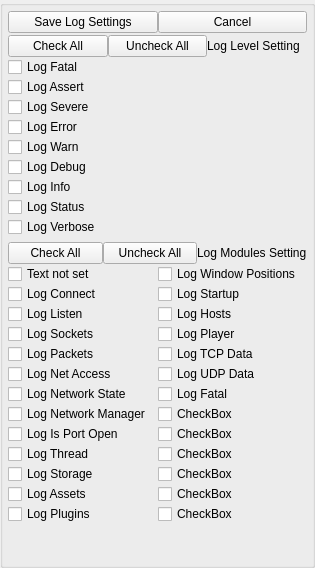
<?xml version="1.0" encoding="UTF-8"?>
<ui version="4.0">
 <class>AppletLogSettingsWidget</class>
 <widget class="QWidget" name="AppletLogSettingsWidget">
  <property name="geometry">
   <rect>
    <x>0</x>
    <y>0</y>
    <width>315</width>
    <height>568</height>
   </rect>
  </property>
  <property name="windowTitle">
   <string>Log Settings</string>
  </property>
  <layout class="QGridLayout" name="gridLayout">
   <property name="leftMargin">
    <number>0</number>
   </property>
   <property name="topMargin">
    <number>0</number>
   </property>
   <property name="rightMargin">
    <number>0</number>
   </property>
   <property name="bottomMargin">
    <number>0</number>
   </property>
   <property name="spacing">
    <number>0</number>
   </property>
   <item row="0" column="0">
    <widget class="QGroupBox" name="DialogItemsGroupBox">
     <property name="title">
      <string/>
     </property>
     <layout class="QVBoxLayout" name="verticalLayout">
      <property name="spacing">
       <number>0</number>
      </property>
      <property name="leftMargin">
       <number>5</number>
      </property>
      <property name="topMargin">
       <number>5</number>
      </property>
      <property name="rightMargin">
       <number>5</number>
      </property>
      <property name="bottomMargin">
       <number>5</number>
      </property>
      <item>
       <layout class="QHBoxLayout" name="horizontalLayout_4">
        <item>
         <widget class="QPushButton" name="m_SavePushButton">
          <property name="sizePolicy">
           <sizepolicy hsizetype="Minimum" vsizetype="Preferred">
            <horstretch>0</horstretch>
            <verstretch>0</verstretch>
           </sizepolicy>
          </property>
          <property name="text">
           <string>Save Log Settings</string>
          </property>
         </widget>
        </item>
        <item>
         <widget class="QPushButton" name="m_CancelPushButton">
          <property name="text">
           <string>Cancel</string>
          </property>
         </widget>
        </item>
       </layout>
      </item>
      <item>
       <spacer name="verticalSpacer">
        <property name="orientation">
         <enum>Qt::Vertical</enum>
        </property>
        <property name="sizeType">
         <enum>QSizePolicy::Fixed</enum>
        </property>
        <property name="sizeHint" stdset="0">
         <size>
          <width>20</width>
          <height>2</height>
         </size>
        </property>
       </spacer>
      </item>
      <item>
       <layout class="QHBoxLayout" name="horizontalLayout">
        <item>
         <widget class="QPushButton" name="m_SelectAllLevelsButton">
          <property name="text">
           <string>Check All</string>
          </property>
         </widget>
        </item>
        <item>
         <widget class="QPushButton" name="m_ClearAllLevelsButton">
          <property name="text">
           <string>Uncheck All</string>
          </property>
         </widget>
        </item>
        <item>
         <widget class="QLabel" name="m_LogLevelSettingLabel">
          <property name="text">
           <string>Log Level Setting</string>
          </property>
          <property name="alignment">
           <set>Qt::AlignLeading|Qt::AlignLeft|Qt::AlignVCenter</set>
          </property>
         </widget>
        </item>
       </layout>
      </item>
      <item>
       <widget class="QCheckBox" name="m_LogLevelCheckBox_1">
        <property name="sizePolicy">
         <sizepolicy hsizetype="Minimum" vsizetype="Minimum">
          <horstretch>0</horstretch>
          <verstretch>0</verstretch>
         </sizepolicy>
        </property>
        <property name="text">
         <string>Log Fatal</string>
        </property>
       </widget>
      </item>
      <item>
       <widget class="QCheckBox" name="m_LogLevelCheckBox_2">
        <property name="sizePolicy">
         <sizepolicy hsizetype="Minimum" vsizetype="Minimum">
          <horstretch>0</horstretch>
          <verstretch>0</verstretch>
         </sizepolicy>
        </property>
        <property name="text">
         <string>Log Assert</string>
        </property>
       </widget>
      </item>
      <item>
       <widget class="QCheckBox" name="m_LogLevelCheckBox_3">
        <property name="sizePolicy">
         <sizepolicy hsizetype="Minimum" vsizetype="Minimum">
          <horstretch>0</horstretch>
          <verstretch>0</verstretch>
         </sizepolicy>
        </property>
        <property name="text">
         <string>Log Severe</string>
        </property>
       </widget>
      </item>
      <item>
       <widget class="QCheckBox" name="m_LogLevelCheckBox_4">
        <property name="sizePolicy">
         <sizepolicy hsizetype="Minimum" vsizetype="Minimum">
          <horstretch>0</horstretch>
          <verstretch>0</verstretch>
         </sizepolicy>
        </property>
        <property name="text">
         <string>Log Error</string>
        </property>
       </widget>
      </item>
      <item>
       <widget class="QCheckBox" name="m_LogLevelCheckBox_5">
        <property name="sizePolicy">
         <sizepolicy hsizetype="Minimum" vsizetype="Minimum">
          <horstretch>0</horstretch>
          <verstretch>0</verstretch>
         </sizepolicy>
        </property>
        <property name="text">
         <string>Log Warn</string>
        </property>
       </widget>
      </item>
      <item>
       <widget class="QCheckBox" name="m_LogLevelCheckBox_6">
        <property name="sizePolicy">
         <sizepolicy hsizetype="Minimum" vsizetype="Minimum">
          <horstretch>0</horstretch>
          <verstretch>0</verstretch>
         </sizepolicy>
        </property>
        <property name="text">
         <string>Log Debug</string>
        </property>
       </widget>
      </item>
      <item>
       <widget class="QCheckBox" name="m_LogLevelCheckBox_7">
        <property name="sizePolicy">
         <sizepolicy hsizetype="Minimum" vsizetype="Minimum">
          <horstretch>0</horstretch>
          <verstretch>0</verstretch>
         </sizepolicy>
        </property>
        <property name="text">
         <string>Log Info</string>
        </property>
       </widget>
      </item>
      <item>
       <widget class="QCheckBox" name="m_LogLevelCheckBox_8">
        <property name="sizePolicy">
         <sizepolicy hsizetype="Minimum" vsizetype="Minimum">
          <horstretch>0</horstretch>
          <verstretch>0</verstretch>
         </sizepolicy>
        </property>
        <property name="text">
         <string>Log Status</string>
        </property>
       </widget>
      </item>
      <item>
       <widget class="QCheckBox" name="m_LogLevelCheckBox_9">
        <property name="sizePolicy">
         <sizepolicy hsizetype="Minimum" vsizetype="Minimum">
          <horstretch>0</horstretch>
          <verstretch>0</verstretch>
         </sizepolicy>
        </property>
        <property name="text">
         <string>Log Verbose</string>
        </property>
       </widget>
      </item>
      <item>
       <spacer name="verticalSpacer_2">
        <property name="orientation">
         <enum>Qt::Vertical</enum>
        </property>
        <property name="sizeType">
         <enum>QSizePolicy::Fixed</enum>
        </property>
        <property name="sizeHint" stdset="0">
         <size>
          <width>20</width>
          <height>5</height>
         </size>
        </property>
       </spacer>
      </item>
      <item>
       <layout class="QHBoxLayout" name="horizontalLayout_2">
        <item>
         <widget class="QPushButton" name="m_SelectAllModulesButton">
          <property name="text">
           <string>Check All</string>
          </property>
         </widget>
        </item>
        <item>
         <widget class="QPushButton" name="m_ClearAllModulesButton">
          <property name="text">
           <string>Uncheck All</string>
          </property>
         </widget>
        </item>
        <item>
         <widget class="QLabel" name="m_LogLevelSettingLabel_2">
          <property name="text">
           <string>Log Modules Setting</string>
          </property>
          <property name="alignment">
           <set>Qt::AlignLeading|Qt::AlignLeft|Qt::AlignVCenter</set>
          </property>
         </widget>
        </item>
       </layout>
      </item>
      <item>
       <layout class="QHBoxLayout" name="horizontalLayout_3">
        <property name="spacing">
         <number>0</number>
        </property>
        <item>
         <layout class="QVBoxLayout" name="verticalLayout_2">
          <property name="spacing">
           <number>0</number>
          </property>
          <item>
           <widget class="QCheckBox" name="m_LogModuleCheckBox_1">
            <property name="sizePolicy">
             <sizepolicy hsizetype="Minimum" vsizetype="Minimum">
              <horstretch>0</horstretch>
              <verstretch>0</verstretch>
             </sizepolicy>
            </property>
            <property name="text">
             <string notr="true">Text not set</string>
            </property>
           </widget>
          </item>
          <item>
           <widget class="QCheckBox" name="m_LogModuleCheckBox_2">
            <property name="sizePolicy">
             <sizepolicy hsizetype="Minimum" vsizetype="Minimum">
              <horstretch>0</horstretch>
              <verstretch>0</verstretch>
             </sizepolicy>
            </property>
            <property name="text">
             <string notr="true">Log Connect</string>
            </property>
           </widget>
          </item>
          <item>
           <widget class="QCheckBox" name="m_LogModuleCheckBox_3">
            <property name="sizePolicy">
             <sizepolicy hsizetype="Minimum" vsizetype="Minimum">
              <horstretch>0</horstretch>
              <verstretch>0</verstretch>
             </sizepolicy>
            </property>
            <property name="text">
             <string notr="true">Log Listen</string>
            </property>
           </widget>
          </item>
          <item>
           <widget class="QCheckBox" name="m_LogModuleCheckBox_4">
            <property name="sizePolicy">
             <sizepolicy hsizetype="Minimum" vsizetype="Minimum">
              <horstretch>0</horstretch>
              <verstretch>0</verstretch>
             </sizepolicy>
            </property>
            <property name="text">
             <string notr="true">Log Sockets</string>
            </property>
           </widget>
          </item>
          <item>
           <widget class="QCheckBox" name="m_LogModuleCheckBox_5">
            <property name="sizePolicy">
             <sizepolicy hsizetype="Minimum" vsizetype="Minimum">
              <horstretch>0</horstretch>
              <verstretch>0</verstretch>
             </sizepolicy>
            </property>
            <property name="text">
             <string notr="true">Log Packets</string>
            </property>
           </widget>
          </item>
          <item>
           <widget class="QCheckBox" name="m_LogModuleCheckBox_6">
            <property name="sizePolicy">
             <sizepolicy hsizetype="Minimum" vsizetype="Minimum">
              <horstretch>0</horstretch>
              <verstretch>0</verstretch>
             </sizepolicy>
            </property>
            <property name="text">
             <string notr="true">Log Net Access</string>
            </property>
           </widget>
          </item>
          <item>
           <widget class="QCheckBox" name="m_LogModuleCheckBox_7">
            <property name="sizePolicy">
             <sizepolicy hsizetype="Minimum" vsizetype="Minimum">
              <horstretch>0</horstretch>
              <verstretch>0</verstretch>
             </sizepolicy>
            </property>
            <property name="text">
             <string notr="true">Log Network State</string>
            </property>
           </widget>
          </item>
          <item>
           <widget class="QCheckBox" name="m_LogModuleCheckBox_8">
            <property name="sizePolicy">
             <sizepolicy hsizetype="Minimum" vsizetype="Minimum">
              <horstretch>0</horstretch>
              <verstretch>0</verstretch>
             </sizepolicy>
            </property>
            <property name="text">
             <string notr="true">Log Network Manager</string>
            </property>
           </widget>
          </item>
          <item>
           <widget class="QCheckBox" name="m_LogModuleCheckBox_9">
            <property name="sizePolicy">
             <sizepolicy hsizetype="Minimum" vsizetype="Minimum">
              <horstretch>0</horstretch>
              <verstretch>0</verstretch>
             </sizepolicy>
            </property>
            <property name="text">
             <string notr="true">Log Is Port Open</string>
            </property>
           </widget>
          </item>
          <item>
           <widget class="QCheckBox" name="m_LogModuleCheckBox_10">
            <property name="sizePolicy">
             <sizepolicy hsizetype="Minimum" vsizetype="Minimum">
              <horstretch>0</horstretch>
              <verstretch>0</verstretch>
             </sizepolicy>
            </property>
            <property name="text">
             <string notr="true">Log Thread</string>
            </property>
           </widget>
          </item>
          <item>
           <widget class="QCheckBox" name="m_LogModuleCheckBox_11">
            <property name="sizePolicy">
             <sizepolicy hsizetype="Minimum" vsizetype="Minimum">
              <horstretch>0</horstretch>
              <verstretch>0</verstretch>
             </sizepolicy>
            </property>
            <property name="text">
             <string notr="true">Log Storage</string>
            </property>
           </widget>
          </item>
          <item>
           <widget class="QCheckBox" name="m_LogModuleCheckBox_12">
            <property name="sizePolicy">
             <sizepolicy hsizetype="Minimum" vsizetype="Minimum">
              <horstretch>0</horstretch>
              <verstretch>0</verstretch>
             </sizepolicy>
            </property>
            <property name="text">
             <string notr="true">Log Assets</string>
            </property>
           </widget>
          </item>
          <item>
           <widget class="QCheckBox" name="m_LogModuleCheckBox_13">
            <property name="sizePolicy">
             <sizepolicy hsizetype="Minimum" vsizetype="Minimum">
              <horstretch>0</horstretch>
              <verstretch>0</verstretch>
             </sizepolicy>
            </property>
            <property name="text">
             <string notr="true">Log Plugins</string>
            </property>
           </widget>
          </item>
          <item>
           <spacer name="verticalSpacer_3">
            <property name="orientation">
             <enum>Qt::Vertical</enum>
            </property>
            <property name="sizeHint" stdset="0">
             <size>
              <width>20</width>
              <height>40</height>
             </size>
            </property>
           </spacer>
          </item>
         </layout>
        </item>
        <item>
         <layout class="QVBoxLayout" name="verticalLayout_3">
          <property name="spacing">
           <number>0</number>
          </property>
          <item>
           <widget class="QCheckBox" name="m_LogModuleCheckBox_14">
            <property name="sizePolicy">
             <sizepolicy hsizetype="Minimum" vsizetype="Minimum">
              <horstretch>0</horstretch>
              <verstretch>0</verstretch>
             </sizepolicy>
            </property>
            <property name="text">
             <string notr="true">Log Window Positions</string>
            </property>
           </widget>
          </item>
          <item>
           <widget class="QCheckBox" name="m_LogModuleCheckBox_15">
            <property name="sizePolicy">
             <sizepolicy hsizetype="Minimum" vsizetype="Minimum">
              <horstretch>0</horstretch>
              <verstretch>0</verstretch>
             </sizepolicy>
            </property>
            <property name="text">
             <string notr="true">Log Startup</string>
            </property>
           </widget>
          </item>
          <item>
           <widget class="QCheckBox" name="m_LogModuleCheckBox_16">
            <property name="sizePolicy">
             <sizepolicy hsizetype="Minimum" vsizetype="Minimum">
              <horstretch>0</horstretch>
              <verstretch>0</verstretch>
             </sizepolicy>
            </property>
            <property name="text">
             <string notr="true">Log Hosts</string>
            </property>
           </widget>
          </item>
          <item>
           <widget class="QCheckBox" name="m_LogModuleCheckBox_17">
            <property name="sizePolicy">
             <sizepolicy hsizetype="Minimum" vsizetype="Minimum">
              <horstretch>0</horstretch>
              <verstretch>0</verstretch>
             </sizepolicy>
            </property>
            <property name="text">
             <string notr="true">Log Player</string>
            </property>
           </widget>
          </item>
          <item>
           <widget class="QCheckBox" name="m_LogModuleCheckBox_18">
            <property name="sizePolicy">
             <sizepolicy hsizetype="Minimum" vsizetype="Minimum">
              <horstretch>0</horstretch>
              <verstretch>0</verstretch>
             </sizepolicy>
            </property>
            <property name="text">
             <string notr="true">Log TCP Data</string>
            </property>
           </widget>
          </item>
          <item>
           <widget class="QCheckBox" name="m_LogModuleCheckBox_19">
            <property name="sizePolicy">
             <sizepolicy hsizetype="Minimum" vsizetype="Minimum">
              <horstretch>0</horstretch>
              <verstretch>0</verstretch>
             </sizepolicy>
            </property>
            <property name="text">
             <string notr="true">Log UDP Data</string>
            </property>
           </widget>
          </item>
          <item>
           <widget class="QCheckBox" name="m_LogModuleCheckBox_20">
            <property name="sizePolicy">
             <sizepolicy hsizetype="Minimum" vsizetype="Minimum">
              <horstretch>0</horstretch>
              <verstretch>0</verstretch>
             </sizepolicy>
            </property>
            <property name="text">
             <string notr="true">Log Fatal</string>
            </property>
           </widget>
          </item>
          <item>
           <widget class="QCheckBox" name="m_LogModuleCheckBox_21">
            <property name="text">
             <string notr="true">CheckBox</string>
            </property>
           </widget>
          </item>
          <item>
           <widget class="QCheckBox" name="m_LogModuleCheckBox_22">
            <property name="text">
             <string notr="true">CheckBox</string>
            </property>
           </widget>
          </item>
          <item>
           <widget class="QCheckBox" name="m_LogModuleCheckBox_23">
            <property name="text">
             <string notr="true">CheckBox</string>
            </property>
           </widget>
          </item>
          <item>
           <widget class="QCheckBox" name="m_LogModuleCheckBox_24">
            <property name="text">
             <string notr="true">CheckBox</string>
            </property>
           </widget>
          </item>
          <item>
           <widget class="QCheckBox" name="m_LogModuleCheckBox_25">
            <property name="text">
             <string notr="true">CheckBox</string>
            </property>
           </widget>
          </item>
          <item>
           <widget class="QCheckBox" name="m_LogModuleCheckBox_26">
            <property name="text">
             <string notr="true">CheckBox</string>
            </property>
           </widget>
          </item>
          <item>
           <spacer name="verticalSpacer_4">
            <property name="orientation">
             <enum>Qt::Vertical</enum>
            </property>
            <property name="sizeHint" stdset="0">
             <size>
              <width>20</width>
              <height>40</height>
             </size>
            </property>
           </spacer>
          </item>
         </layout>
        </item>
       </layout>
      </item>
     </layout>
    </widget>
   </item>
  </layout>
 </widget>
 <resources/>
 <connections/>
</ui>
